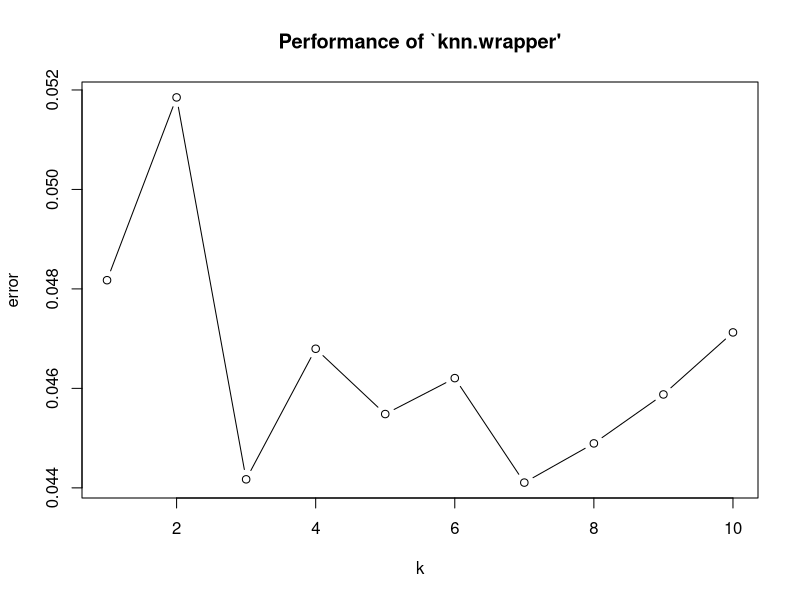

Source code (R):
# k-NN Algorithm
# dataset
data <- read.csv("autoparts.csv", header = TRUE)
data1 <- data[data$prod_no == "90784-76001", c(2:11)]
data2 <- data1[data1$c_thickness < 1000, ]

data2$y_faulty <- ifelse((data2$c_thickness < 20) | (data2$c_thickness > 32), 1, 0)
t <- sample(1:nrow(data2), size=nrow(data2)*0.7)

# split train, test dataset
train <- data2[t, ]    # 70%
test <- data2[-t, ]    # 30%
nrow(train) ; nrow(test) 
head(train)

# arguments
# train data matrix
xmat.train <- as.matrix(train[1:9])
head(xmat.train)
y_faulty.train <- train$y_faulty   

# test data matrix
xmat.test <-as.matrix(test[1:9])
head(xmat.test)

# prediction
library(class)
yhat_test <- knn(xmat.train, xmat.test, as.factor(y_faulty.train), k=3)
yhat_test

# prediction
table <- table(real = test$y_faulty, predict=yhat_test) ; table
(table[1,1] + table[2,2]) / sum(table)

# optimal k
library(e1071)
tune.out <- tune.knn(x=xmat.train, y=as.factor(y_faulty.train), k=1:10) ; tune.out

plot(tune.out)

# k = 5
yhat_test <- knn(xmat.train, xmat.test, as.factor(y_faulty.train), k=5)
table <- table(real = test$y_faulty, predict=yhat_test) ; table
(table[1,1] + table[2,2]) / sum(table)